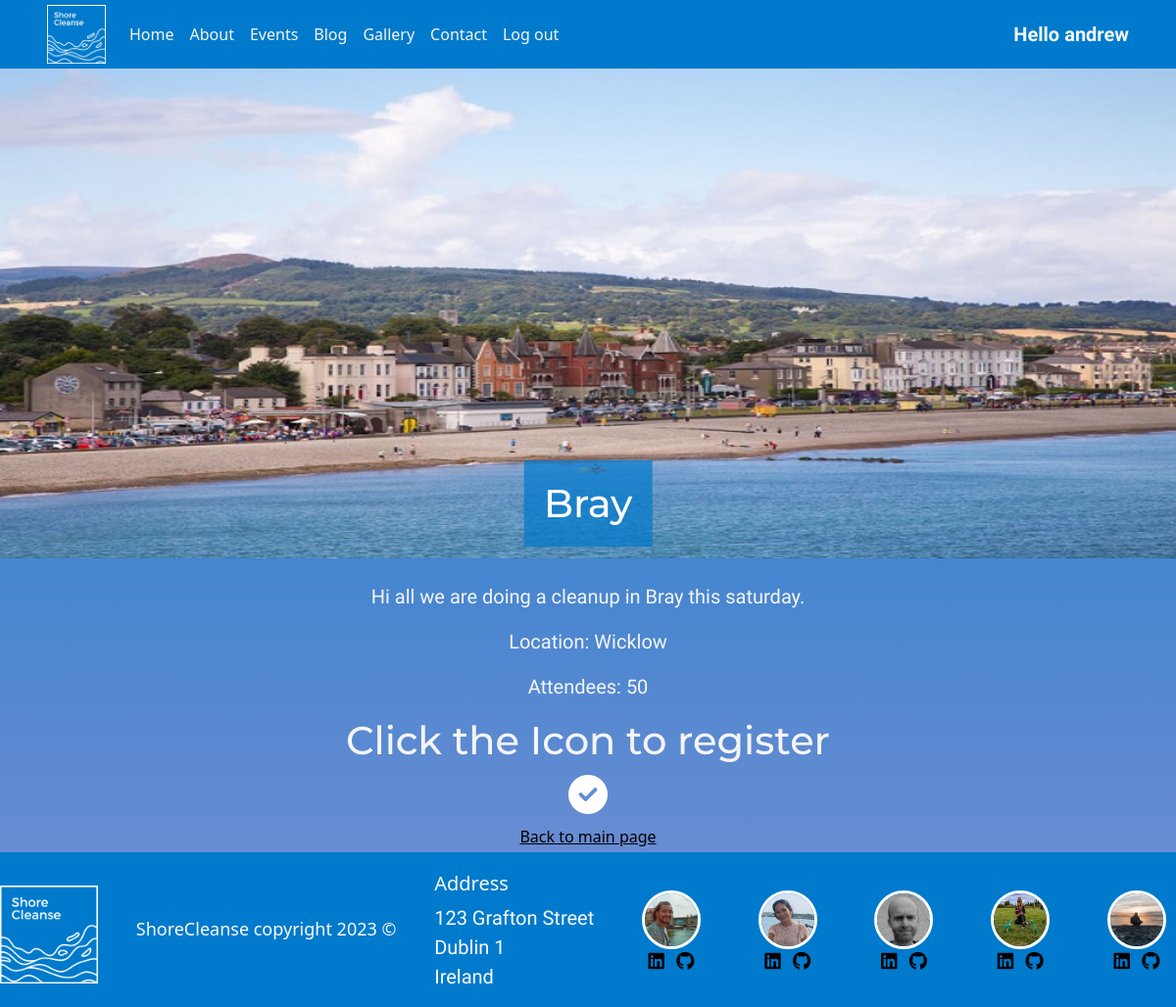
Screenshot of /view_event/6 (signed in) with the database file from the repository.
### Event/models.py (models this page shows, shortened)
class Event(models.Model):
    title = models.CharField(max_length=30)
    photo = models.ImageField(null=True, blank=True, upload_to="static/uploads/")
    notes = models.TextField(max_length=3000)
    time = models.DateField(null=True)
    location = models.CharField(max_length=50)
    attendees = models.IntegerField(blank=True, null=True)
    names = JSONField("names", default={"names": ["John", "Michael", "Gemma", "Sandra"]})

### Event/views.py (the view, shortened to what this page needs)
# urls.py: path('view_event/<id>', views.view_event, name='view_event'),
def view_event(request, id):
    event = Event.objects.get(id=id)
    username = request.user.username
    if len(username) == 0:
        username = 'guest'
    attendeeList = event.names
    if 'attending' in request.POST:
        attendeeList["names"].append(username)
        event.attendees += 1
        event.save()
    if username in attendeeList["names"]:
        signedUp = True
    else:
        signedUp = False
    return render(request, 'Event/view_event.html', {'event': event, 'signedUp': signedUp, 'username': username})

### Event/templates/Event/view_event.html (shortened to what this page needs)
{% extends 'base.html' %}
{% load static %}
{% block content %}
<div class="container-fluid event-style ">
    <h1 class=" event-title text-background-blue">{{ event.title }}</h1>
    <img class="events-image" src="{{ event.photo.url }}" alt="{{ event.title }}">
    <br>
    <p>{{ event.notes }}</p>
    <p>Location: {{ event.location }}</p>
    <p>Attendees: {{ event.attendees }}</p>
    {% if username == 'guest' %}
    <h1>Guest</h1>
    {% else %}
    <form class="text-center" action="" method="post">
        {% if signedUp %}
        <h1>Click the Icon to unregister</h1>
        <button type="submit" name="not_attending" style="border: none; background: none;">
            <i class="fa-solid fa-xmark fs-1"></i>
        </button>
        {% else %}
        <h1>Click the Icon to register</h1>
        <button type="submit" name="attending" style="border: none; background: none;">
            <i class="fa-solid fa-circle-check fs-1"></i>
        </button>
        {% endif %}
    </form>
    {% endif %}
    <a href="{% url 'index' %}">Back to main page</a>
</div>
{% endblock %}

### templates/base.html (shortened to what this page needs)
{% load static %}
<!DOCTYPE html>
<html lang="en">
<head>
    <link rel="stylesheet" href="https://cdn.jsdelivr.net/npm/bootstrap@5.2.3/dist/css/bootstrap.min.css"
>
    <link rel="stylesheet" href="{% static 'css/style.css' %}" />
</head>
<body>
    <nav class="navbar navbar-expand-lg navbar-light bg-light ">
        <div class="container-fluid bg-color px-5">
            <a class="navbar-brand" href="{% url 'index' %}"><img class="logo"
                    src="{% static 'uploads/logo.png' %}"></a>
            <div class="collapse navbar-collapse" id="navbarNavDropdown">
                <ul class="navbar-nav">
                    <li class="nav-item">
                        <a class="nav-link {% if request.path == '/' %}active{% endif %}" aria-current="page"
                            href="{% url 'index' %}">Home</a>
                    </li>
                    <li class="nav-item">
                        <a class="nav-link {% if request.path == '/about/' %}active{% endif %}"
                            href="{% url 'about' %}">About</a>
                    </li>
                    <li class="nav-item">
                        <a class="nav-link {% if request.path == '/all_events' %}active{% endif %}"
                            href="{% url 'all_events' %}">Events</a>
                    </li>
                    <li class="nav-item">
                        <a class="nav-link {% if request.path == '/blog/' %}active{% endif %}"
                            href="{% url 'all_posts' %}">Blog</a>
                    </li>
                    <li class="nav-item">
                        <a class="nav-link {% if request.path == '/gallery' %}active{% endif %}"
                            href="{% url 'gallery' %}">Gallery</a>
                    </li>
                    <li class="nav-item">
                        <a class="nav-link {% if request.path == '/contact/' %}active{% endif %}"
                            href="{% url 'contact' %}">Contact</a>
                    </li>
                    {% if request.user.is_authenticated %}
                    <li class="nav-item">
                        <a class="nav-link" href="{% url 'logout' %}">Log out</a>
                    </li>
                    {% else %}
                    <li class="nav-item">
                        <a class="nav-link" href="{% url 'login' %}">Log in</a>
                    </li>
                    {% endif %}
                </ul>
            </div>
            {% if request.user.is_authenticated %}
            <p class="user-name"><strong>Hello {{ request.user.username }}</strong></p>
            {% else %}
            <p class="user-name"><strong>Hello Guest!</strong></p>
            {% endif %}
        </div>
    </nav>
    {% block content %}
    {% endblock %}
    <footer class="container-fluid bg-color">
        <div class="row g-0">
            <div class="col-sm-12">
                <div class="developer-and-address-container">
                    <a href="{% url 'index' %}"><img class="logo logo-footer" src="{% static 'uploads/logo.png' %}"></a>
                    <div class="address">
                        <h5>Address</h5>
                        <p>
                            123 Grafton Street<br>
                            Dublin 1<br>
                            Ireland<br>
                        </p>
                    </div>
                    <div class="developer-images-container">
                        <div class="developer">
                            <img src="{% static 'uploads/kyle-image.jpg' %}" alt="Image of Kyle"
                                class="developer-image img-fluid rounded-circle">
                            <ul class="list-inline social-links">
                                <li class="list-inline-item footer-icon">
                                    <a target="_blank" href="https://www.linkedin.com/in/kyle-clow-43471b130/">
                                    </a>
                                </li>
                                <li class="list-inline-item footer-icon">
                                    <a target="_blank" href="https://github.com/KTC96">
                                    </a>
                                </li>
                            </ul>
                        </div>
                        <div class="developer">
                            <img src="{% static 'uploads/ayla-image.jpg' %}" alt="Image of Ayla"
                                class="developer-image img-fluid rounded-circle">
                            <ul class="list-inline social-links">
                                <li class="list-inline-item footer-icon">
                                    <a target="_blank" href="https://www.linkedin.com/in/ayla-mccarthy-a666565/">
                                    </a>
                                </li>
                                <li class="list-inline-item footer-icon">
                                    <a target="_blank" href="https://github.com/Aylamccarthy">
                                    </a>
                                </li>
                            </ul>
                        </div>
                        <div class="developer">
                            <img src="{% static 'uploads/andrew-image.jpeg' %}" alt="Image of Andrew"
                                class="developer-image img-fluid rounded-circle">
                            <ul class="list-inline social-links">
                                <li class="list-inline-item footer-icon">
                                    <a target="_blank" href="https://www.linkedin.com/in/andrew-dempsey-20ab40180/">
                                    </a>
                                </li>
                                <li class="list-inline-item footer-icon">
                                    <a target="_blank" href="https://github.com/andrewdempsey2018">
                                    </a>
                                </li>
                            </ul>
                        </div>
                        <div class="developer">
                            <img src="{% static 'uploads/kim-image.png' %}" alt="Image of Kim"
                                class="developer-image img-fluid rounded-circle">
                            <ul class="list-inline social-links">
                                <li class="list-inline-item footer-icon">
                                    <a target="_blank" href="https://www.linkedin.com/in/kimhanlon291354">
                                    </a>
                                </li>
                                <li class="list-inline-item footer-icon">
                                    <a target="_blank" href="https://github.com/kimatron">
                                    </a>
                                </li>
                            </ul>
                        </div>
                        <div class="developer">
                            <img src="{% static 'uploads/rinalds-image.jpeg' %}" alt="Image of Rinalds"
                                class="developer-image img-fluid rounded-circle">
                            <ul class="list-inline social-links">
                                <li class="list-inline-item footer-icon">
                                    <a target="_blank" href="https://www.linkedin.com/in/rinalds-zimelis/">
                                    </a>
                                </li>
                                <li class="list-inline-item footer-icon">
                                    <a target="_blank" href="https://github.com/rinalds98">
                                    </a>
                                </li>
                            </ul>
                        </div>
                    </div>
                </div>
            </div>
    </footer>
</body>
</html>

### static/css/style.css (style rules this page uses)
p { font-family: 'Source Sans 3', sans-serif; font-size: 20px; }
.logo { height: 60px; width: 60px; margin: 0; padding: 0; }
h1, h2, h3, h4 { font-family: 'Montserrat', sans-serif; margin: 0; }
body { color: whitesmoke; background-image: linear-gradient(#007ACC, #7B8FD3); }
.text-background-blue { background-color: rgba(0, 122, 204, 0.7); padding: 20px; color: white; }
:root { --bs-link-color: black; --bs-link-hover-color: whitesmoke; }
.bg-color { background-color: #007ACC; }
.navbar { --bs-navbar-color: whitesmoke; min-height: 100%; padding: 0; }
.user-name { margin: 0; }
footer { color: #fafafa; min-height: 80px; }
.footer-icon { font-size: 15px; }
.developer-image { height: 60px; width: 60px; }
.developer-and-address-container { display: flex; justify-content: space-between; align-items: center; text-align: center; flex-wrap: wrap; }
.address { text-align: left; margin-top: 20px; }
.developer-images-container { display: flex; align-items: center; display: none; }
.developer-image { border: solid 3px white; margin-top: 20px; }
.developer { text-align: center; margin: 10px; }
.logo-footer { margin-top: 10px; height: 100px; width: 100px; }
.event-style { display: flex; flex-direction: column; align-items: center; height: 100vh; }
.events-image { height: 500px; width: 100%; }
.container-fluid { padding: 0px; }
.fs-1 { color: white; padding: 10px; }
.event-title { position: absolute; top: 50%; left: 50%; transform: translate(-50%, -50%); z-index: 1; }
@media (min-width: 995px) { .developer-images-container { display: contents; } }

### rows the page displays
Event: title "Bray", photo (picture), notes "Hi all we are doing a cleanup in Bray this saturday.", location "Wicklow", attendees "50"

### other values shown
{{ request.user.username }} "andrew"
